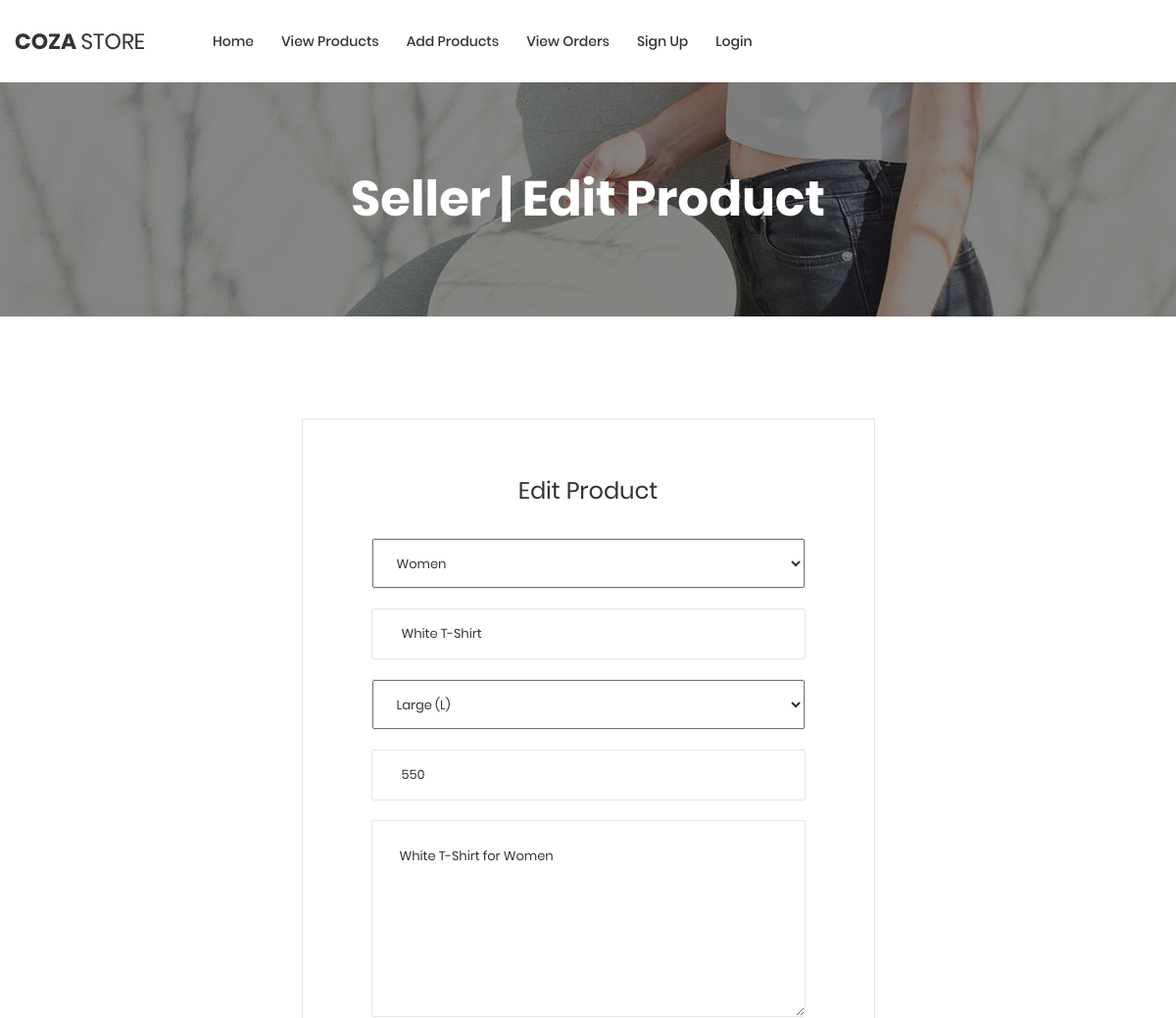
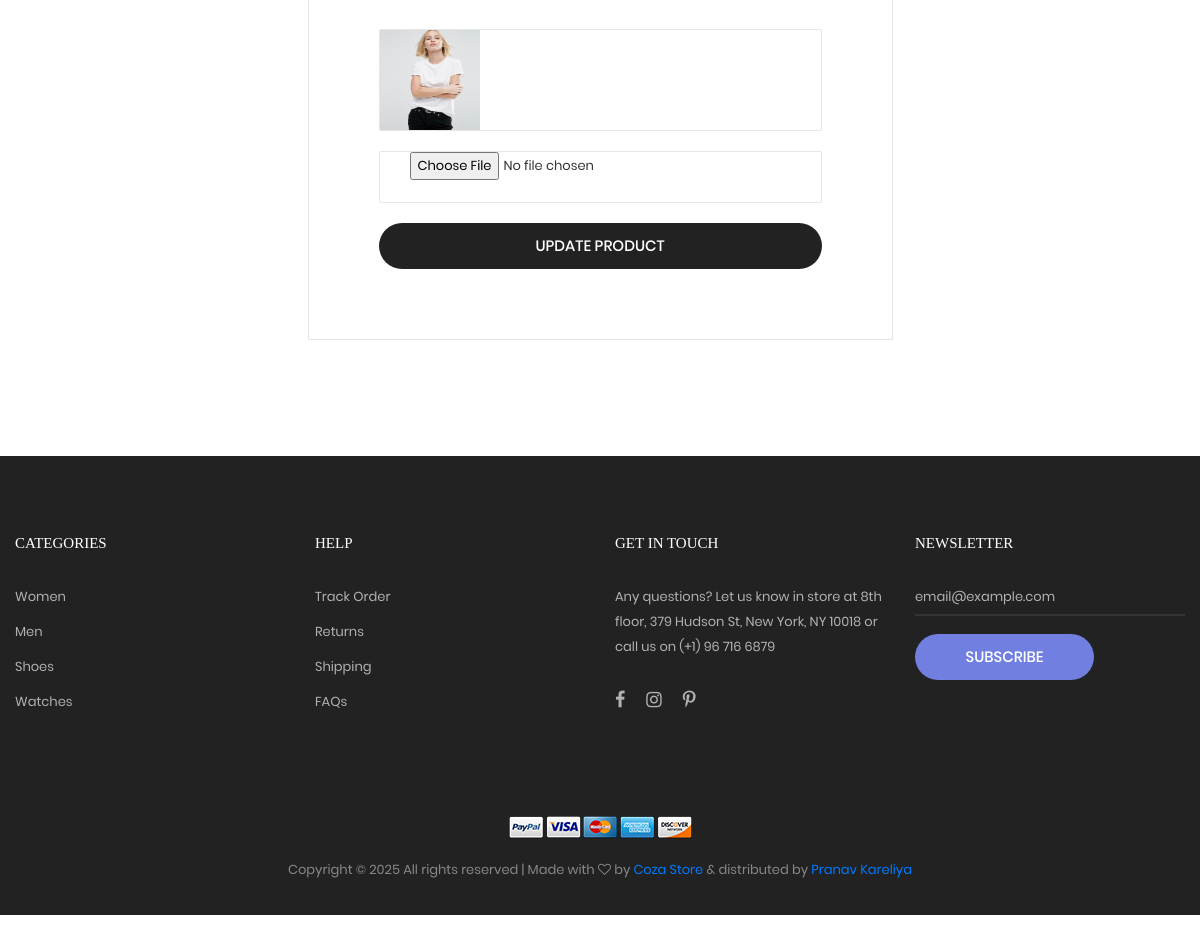
Page /seller_edit_product/16/ on the committed database (2 pictures, top to bottom).
### myapp/models.py (models this page shows, shortened)
class Product(models.Model):
    category=(
        ("men","men"),
        ("women","women"),
        ("kids","kids"),
    )
    size=(
        ("s","s"),
        ("m","m"),
        ("l","l"),
        ("xl","xl"),
        ("xxl","xxl"),
    )
    seller=models.ForeignKey(User,on_delete=models.CASCADE)
    product_category=models.CharField(max_length=100,choices=category)
    product_size=models.CharField(max_length=100,choices=size)
    product_name=models.CharField(max_length=100)
    product_price=models.PositiveIntegerField()
    product_picture=models.ImageField(upload_to="product_picture/")
    product_desc=models.TextField()

### myapp/views.py (the view)
# urls.py: path('seller_edit_product/<int:pk>/',views.seller_edit_product,name='seller_edit_product'),
def seller_edit_product(request,pk):
    product=Product.objects.get(pk=pk)
    if request.method=="POST":
        product.product_category=request.POST['product_category']
        product.product_name=request.POST['product_name']
        product.product_size=request.POST['product_size']
        product.product_price=request.POST['product_price']
        product.product_desc=request.POST['product_desc']
        try:
            product.product_picture=request.FILES['product_picture']
        except:
            pass
        product.save()
        return redirect('seller_view_product')
    else:
        return render(request, 'seller_edit_product.html',{'product':product})

### myapp/templates/seller_edit_product.html (shortened to what this page needs)
{% extends 'seller_header.html' %}
{% load static %}
{% block content %}
<!DOCTYPE html>
<html lang="en">
<head>
</head>
<body class="animsition">
	<section class="bg-img1 txt-center p-lr-15 p-tb-92"
		style="background-image: url('{% static 'images/bg-01.jpg' %}');">
		<h2 class="ltext-105 cl0 txt-center">
			Seller | Edit Product
		</h2>
	</section>
	<section class="bg0 p-t-104 p-b-116">
		<div class="container">
			<div class="flex-w flex-tr" style="display: flex;justify-content: center;align-items: center;">
				<div class="size-210 bor10 p-lr-70 p-t-55 p-b-70 p-lr-15-lg w-full-md">
					<form method="post" action="{% url 'seller_edit_product' pk=product.pk %}" enctype="multipart/form-data">
						<h4 class="mtext-105 cl2 txt-center p-b-30">
							Edit Product
						</h4>
						<div class="bor8 m-b-20 how-pos4-parent">
							<select class="stext-111 cl2 plh3 size-116 p-l-20 p-r-30" name="product_category">
                                {% if product.product_category == "men" %}
                                    <option>-- Select Product Category --</option>
                                    <option value="men" selected>Men</option>
                                    <option value="women">Women</option>
                                    <option value="kids">Kids</option>
                                {% elif product.product_category == "women" %}
                                    <option value="women" selected>Women</option>
                                {% elif product.product_category == "kids" %}
                                    <option>-- Select Product Category --</option>
                                    <option value="men">Men</option>
                                    <option value="women">Women</option>
                                    <option value="kids" selected>Kids</option>
                                {% endif %}
							</select>
						</div>
						<div class="bor8 m-b-20 how-pos4-parent">
							<input type="text" name="product_name" value="{{product.product_name}}" class="stext-111 cl2 plh3 size-116 p-l-30 p-r-30">
						</div>
                        <div class="bor8 m-b-20 how-pos4-parent">
							<select class="stext-111 cl2 plh3 size-116 p-l-20 p-r-30" name="product_size" id="product_size">
                                {% if product.product_size == "s" %}
                                    <option>-- Select Product Size --</option>
                                    <option value="s" selected>Small (S)</option>
                                    <option value="m">Medium (M)</option>
                                    <option value="l">Large (L)</option>
                                    <option value="xl">Extra Large (XL)</option>
                                    <option value="xxl">Extra Extra Large (XXL)</option>
                                {% elif product.product_size == "l" %}
                                    <option value="l" selected>Large (L)</option>
                                {% endif %}
							</select>
						</div>
						<div class="bor8 m-b-20 how-pos4-parent">
							<input type="text" name="product_price" value="{{product.product_price}}" class="stext-111 cl2 plh3 size-116 p-l-30 p-r-30">
						</div>
                        <div class="bor8 m-b-30">
							<textarea class="stext-111 cl2 plh3 size-120 p-lr-28 p-tb-25" name="product_desc">{{product.product_desc}}</textarea>
						</div>
                        <div class="bor8 m-b-20 how-pos4-parent">
                            <img src="{{product.product_picture.url}}" style="width: 100px;height: 100px;" alt="This is a photo">
						</div>
						<div class="bor8 m-b-20 how-pos4-parent">
							<input type="file" name="product_picture" class="stext-111 cl2 plh3 size-116 p-l-30 p-r-30">
						</div>
						<button class="flex-c-m stext-101 cl0 size-121 bg3 bor1 hov-btn3 p-lr-15 trans-04 pointer">
							Update Product
						</button>
					</form>
				</div>
			</div>
		</div>
	</section>
</body>
</html>
{% endblock %}

### myapp/static/css/main.css (style rules this page uses)
.container { max-width: 1380px; }
@media (max-width: 1600px) { .container { max-width: 1200px; } }
.cl0 { color: #fff; }
.cl2 { color: #333; }
.stext-101 { font-family: Poppins-Medium; font-size: 15px; line-height: 1.466667; text-transform: uppercase; }
.stext-111 { font-family: Poppins-Regular; font-size: 13px; line-height: 1.6923; }
.mtext-105 { font-family: Poppins-Regular; font-size: 24px; line-height: 1.5; }
.ltext-105 { font-family: Poppins-Bold; font-size: 50px; line-height: 1.1; }
.size-116 { width: 100%; height: 50px; }
.size-120 { width: 100%; min-height: 199px; }
.size-121 { width: 100%; height: 46px; }
.size-210 { width: 50%; }
.bg0 { background-color: #fff; }
.bg3 { background-color: #222; }
.bg-img1 { background-size: cover; background-position: center center; background-repeat: no-repeat; }
.bor1 { border-radius: 23px; }
.bor8 { border: 1px solid #e6e6e6; border-radius: 2px; }
.bor10 { border: 1px solid #e6e6e6; }
.how-pos4-parent { position: relative; }

### rows in the picture
Product: product_category "Women", product_name "White T-Shirt", product_size "Large (L)", product_price "550", product_desc "White T-Shirt for Women", product_picture (picture)
